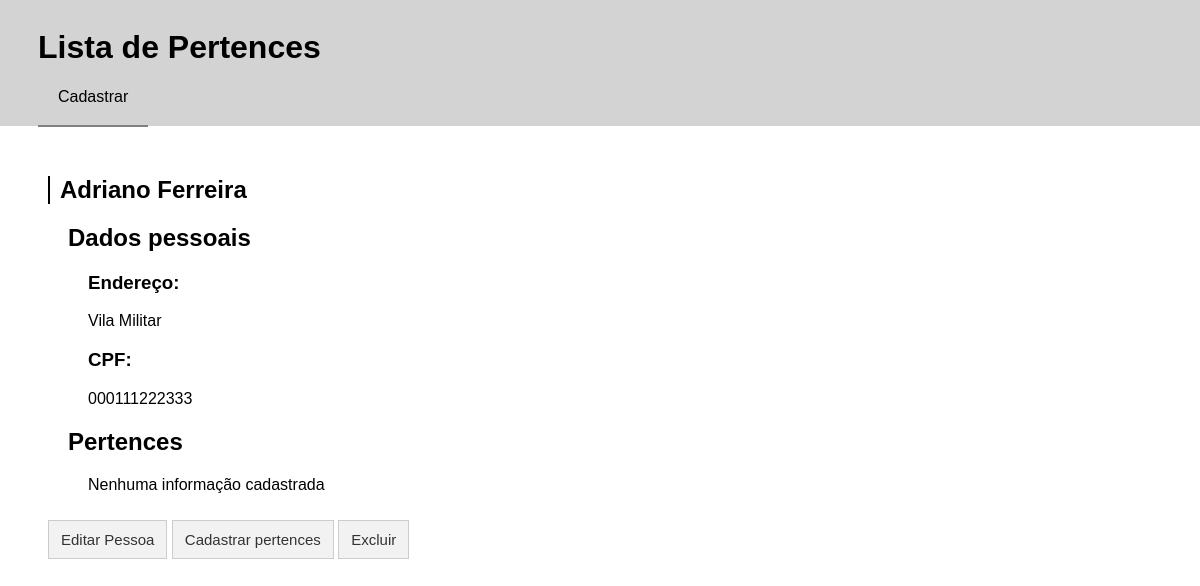
The app's page /pessoa/67/ with its own data.
### crud_app/models.py (models this page shows, shortened)
class Pessoa(models.Model):
    nome_pessoa = models.CharField(max_length=45)
    endereco = models.CharField(max_length=100)
    cpf = models.CharField(max_length=15)

### crud_app/views.py (the view)
# urls.py: url(r'^pessoa/(?P<pk>[0-9]+)/$', views.detalhes, name='detalhes'),
def detalhes(request, pk):
    pessoa = get_object_or_404(Pessoa, pk=pk)
    if Pertence.objects.filter(pessoa_fk=pk).exists():
        pertences = Pertence.objects.filter(pessoa_fk=pk).order_by('nome_pertence')
    else:
        pertences = 'Nenhuma informação cadastrada'
    return render(request, 'crud_app/detalhes.html', {'pessoa': pessoa, 'pertences': pertences})

### crud_app/templates/crud_app/detalhes.html (shortened to what this page needs)
{% extends 'crud_app/base.html' %}
{% block conteudo %}
    <h2 class="titulo">{{ pessoa.nome_pessoa }}</h2>
    <div class="informacoes">
        <h2>Dados pessoais</h2>
        <div class="dados_pessoais">
            <h3>Endereço:</h3> <p>{{ pessoa.endereco }}</p>
            <h3>CPF:</h3> <p>{{ pessoa.cpf }}</p>
        </div>
        <h2>Pertences</h2>
        <div class="informacoes_pertences">
            <table class="detalhes">
                <tr>
                    {% if pertences.count > 0 %}
                        {% for p in pertences %}
                            <td>
                                <h3>Nome:</h3><p>{{ p.nome_pertence }}</p>
                                <h3>Descrição</h3><p>{{ p.descricao|linebreaksbr }}</p>
                                <h6>({{ p.data_criacao }})</h6>
                            </td>
                        {% endfor %}
                    {% else %}
                        <p>{{ pertences }}</p>
                    {% endif %}
                </tr>
            </table>
        </div>
    </div>
    <button id="id_botao_editar" class="botao" onclick="window.location.href='{% url 'editarPessoa' pk=pessoa.pk %}'">
        Editar Pessoa
    </button>
    <button class="botao" onclick="window.location.href='{% url 'cadastrarPertences' pk=pessoa.pk %}'">
        Cadastrar pertences
    </button>
    <button id="id_botao_excluir" class="botao" onclick="confirmacao()">
        Excluir
    </button>
{% endblock %}

### crud_app/static/css/crud_app.css (style rules this page uses)
html { position: relative; min-height: 100%; }
body { font-family: sans-serif; }
button.botao { display:inline-block; padding:10px 12px; margin: 30px 0px 30px 0px; border:1px solid #ccc; background-color:#f2f2f2; color:#333; font:15px arial, sans-serif; }
h2.titulo { border-left: 2px solid black; padding-left: 10px; animation-duration: 2s; animation-name: borda_desliza; }
div.informacoes, .dados_pessoais , .informacoes_pertences, .lista_pessoas { margin-bottom: 0px; padding-left: 20px; animation-duration: 1s; animation-name: entra_opacidade; }
table.detalhes { text-align: justify; display: table; margin-top: -20px; }

### records on screen
Pessoa: nome_pessoa "Adriano Ferreira", endereco "Vila Militar", cpf "000111222333"

### other values on screen
{{ pertences }} "Nenhuma informação cadastrada"
